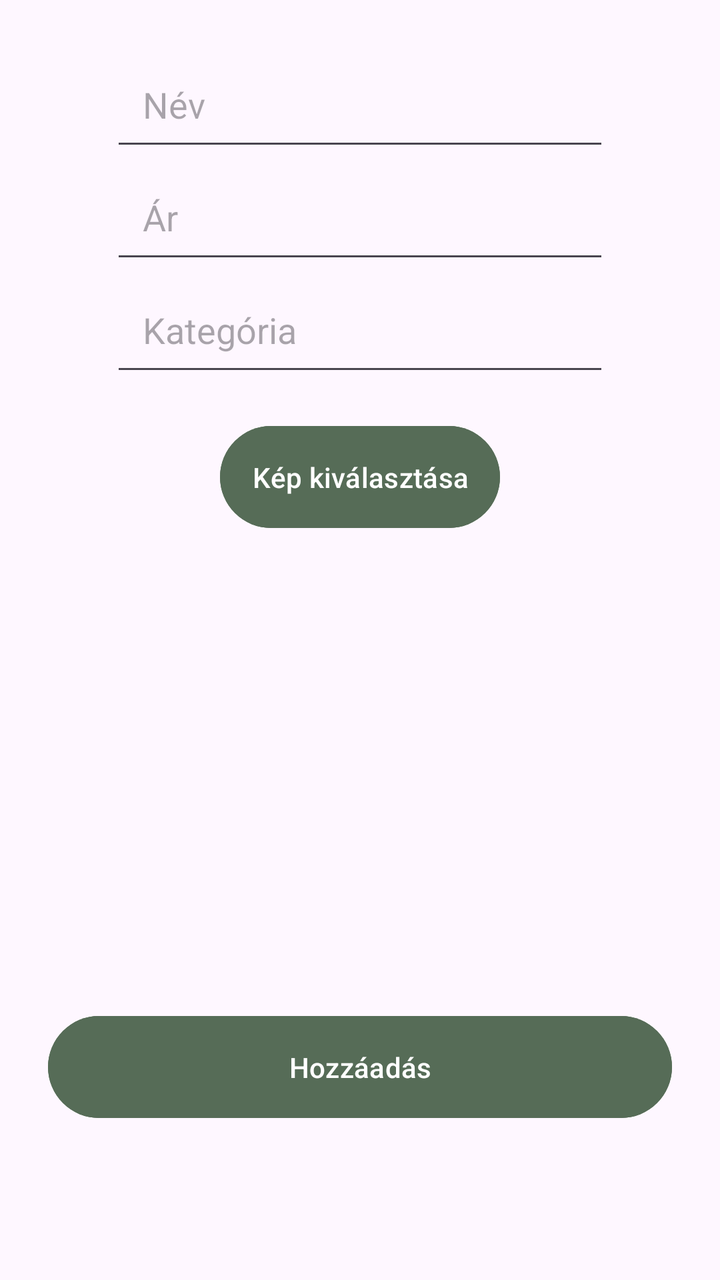
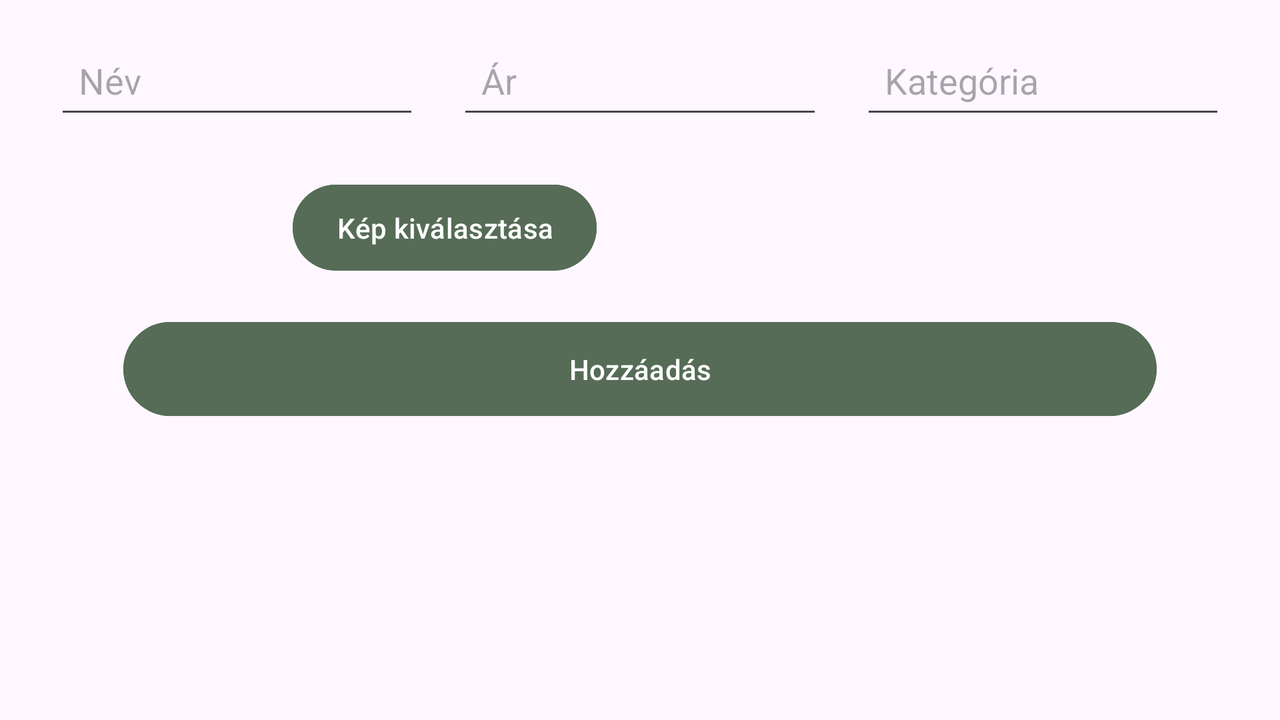

Two renders of one Android screen. The first uses the default layout on a phone; the second uses the alternative layout the repository ships for a different screen configuration, on a matching device. The two XML files are below.
<!-- AndroidManifest.xml: application theme Theme.FurnitureWebshop -->
<!-- res/layout/activity_add_furniture.xml -->
<?xml version="1.0" encoding="utf-8"?>
<androidx.constraintlayout.widget.ConstraintLayout xmlns:android="http://schemas.android.com/apk/res/android"
    xmlns:app="http://schemas.android.com/apk/res-auto"
    android:layout_width="match_parent"
    android:layout_height="match_parent"
    android:padding="24dp">

    <EditText
        android:id="@+id/nameEditText"
        android:layout_width="0dp"
        android:layout_height="wrap_content"
        android:hint="Név"
        android:inputType="text|textCapWords"
        android:importantForAccessibility="yes"
        android:padding="16dp"
        android:importantForAutofill="no"
        app:layout_constraintTop_toTopOf="parent"
        app:layout_constraintStart_toStartOf="parent"
        app:layout_constraintEnd_toEndOf="parent"
        app:layout_constraintWidth_percent="0.8" />

    <EditText
        android:id="@+id/priceEditText"
        android:layout_width="0dp"
        android:layout_height="wrap_content"
        android:hint="Ár"
        android:inputType="number"
        android:importantForAccessibility="yes"
        android:padding="16dp"
        android:importantForAutofill="no"
        app:layout_constraintTop_toBottomOf="@id/nameEditText"
        app:layout_constraintStart_toStartOf="parent"
        app:layout_constraintEnd_toEndOf="parent"
        app:layout_constraintWidth_percent="0.8" />

    <EditText
        android:id="@+id/categoryEditText"
        android:layout_width="0dp"
        android:layout_height="wrap_content"
        android:hint="Kategória"
        android:inputType="text|textCapWords"
        android:importantForAccessibility="yes"
        android:padding="16dp"
        android:importantForAutofill="no"
        app:layout_constraintTop_toBottomOf="@id/priceEditText"
        app:layout_constraintStart_toStartOf="parent"
        app:layout_constraintEnd_toEndOf="parent"
        app:layout_constraintWidth_percent="0.8" />

    <Button
        android:id="@+id/selectImageButton"
        android:layout_width="wrap_content"
        android:layout_height="wrap_content"
        android:text="Kép kiválasztása"
        android:contentDescription="Kép kiválasztása gomb"
        android:importantForAccessibility="yes"
        android:padding="16dp"
        android:backgroundTint="@color/colorAccent"
        app:layout_constraintTop_toBottomOf="@id/categoryEditText"
        app:layout_constraintStart_toStartOf="parent"
        app:layout_constraintEnd_toEndOf="parent"
        android:layout_marginTop="16dp" />

    <ImageView
        android:id="@+id/selectedImageView"
        android:layout_width="0dp"
        android:layout_height="200dp"
        android:scaleType="centerCrop"
        android:contentDescription="Kiválasztott kép előnézete"
        app:layout_constraintTop_toBottomOf="@id/selectImageButton"
        app:layout_constraintStart_toStartOf="parent"
        app:layout_constraintEnd_toEndOf="parent"
        android:layout_marginTop="16dp"
        app:layout_constraintWidth_percent="0.8" />

    <Button
        android:id="@+id/saveButton"
        android:layout_width="match_parent"
        android:layout_height="wrap_content"
        android:text="Hozzáadás"
        android:padding="16dp"
        android:backgroundTint="@color/colorAccent"
        android:contentDescription="Hozzáadás gomb"
        android:importantForAccessibility="yes"
        android:layout_marginTop="20dp"
        app:layout_constraintTop_toBottomOf="@id/selectedImageView"
        app:layout_constraintStart_toStartOf="parent"
        app:layout_constraintEnd_toEndOf="parent" />

</androidx.constraintlayout.widget.ConstraintLayout>
<!-- resources referenced by this layout -->
<resources>
  <color name="colorAccent">#566C57</color>
  <style name="Theme.FurnitureWebshop" parent="Base.Theme.FurnitureWebshop" />
  <style name="Base.Theme.FurnitureWebshop" parent="Theme.Material3.DayNight.NoActionBar">
      </style>
</resources>
<!-- res/layout-land/activity_add_furniture.xml (the repository's variant of the layout above) -->
<!-- drawn on the phone turned sideways -->
<?xml version="1.0" encoding="utf-8"?>
<ScrollView xmlns:android="http://schemas.android.com/apk/res/android"
    xmlns:app="http://schemas.android.com/apk/res-auto"
    android:layout_width="match_parent"
    android:layout_height="match_parent">

    <androidx.constraintlayout.widget.ConstraintLayout
        android:layout_width="match_parent"
        android:layout_height="wrap_content"
        android:padding="16dp">

        <EditText
            android:id="@+id/nameEditText"
            android:layout_width="0dp"
            android:layout_height="wrap_content"
            android:hint="Név"
            android:inputType="text|textCapWords"
            android:importantForAccessibility="yes"
            android:importantForAutofill="no"
            android:padding="12dp"
            app:layout_constraintTop_toTopOf="parent"
            app:layout_constraintStart_toStartOf="parent"
            app:layout_constraintEnd_toStartOf="@+id/priceEditText"
            app:layout_constraintWidth_percent="0.3" />

        <EditText
            android:id="@+id/priceEditText"
            android:layout_width="0dp"
            android:layout_height="wrap_content"
            android:hint="Ár"
            android:inputType="number"
            android:importantForAccessibility="yes"
            android:importantForAutofill="no"
            android:padding="12dp"
            app:layout_constraintTop_toTopOf="parent"
            app:layout_constraintStart_toEndOf="@id/nameEditText"
            app:layout_constraintEnd_toStartOf="@+id/categoryEditText"
            android:layout_marginStart="8dp"
            android:layout_marginEnd="8dp"
            app:layout_constraintWidth_percent="0.3" />

        <EditText
            android:id="@+id/categoryEditText"
            android:layout_width="0dp"
            android:layout_height="wrap_content"
            android:hint="Kategória"
            android:inputType="text|textCapWords"
            android:importantForAccessibility="yes"
            android:importantForAutofill="no"
            android:padding="12dp"
            app:layout_constraintTop_toTopOf="parent"
            app:layout_constraintStart_toEndOf="@id/priceEditText"
            app:layout_constraintEnd_toEndOf="parent"
            app:layout_constraintWidth_percent="0.3" />

        <Button
            android:id="@+id/selectImageButton"
            android:layout_width="0dp"
            android:layout_height="wrap_content"
            android:text="Kép kiválasztása"
            android:contentDescription="Kép kiválasztása gomb"
            android:importantForAccessibility="yes"
            android:padding="12dp"
            android:layout_marginTop="24dp"
            android:layout_marginEnd="4dp"
            android:backgroundTint="@color/colorAccent"
            app:layout_constraintTop_toBottomOf="@id/categoryEditText"
            app:layout_constraintStart_toStartOf="parent"
            app:layout_constraintEnd_toStartOf="@id/selectedImageView"
            app:layout_constraintWidth_percent="0.25" />

        <ImageView
            android:id="@+id/selectedImageView"
            android:layout_width="0dp"
            android:layout_height="0dp"
            android:scaleType="centerCrop"
            android:contentDescription="Kiválasztott kép előnézete"
            android:layout_marginTop="12dp"
            android:src="@drawable/image"
            app:layout_constraintTop_toBottomOf="@id/categoryEditText"
            app:layout_constraintStart_toEndOf="@id/selectImageButton"
            app:layout_constraintEnd_toEndOf="parent"
            app:layout_constraintWidth_percent="0.1"
            app:layout_constraintDimensionRatio="1:1" />


        <Button
            android:id="@+id/saveButton"
            android:layout_width="0dp"
            android:layout_height="wrap_content"
            android:text="Hozzáadás"
            android:padding="14dp"
            android:layout_marginTop="20dp"
            android:backgroundTint="@color/colorAccent"
            android:contentDescription="Hozzáadás gomb"
            android:importantForAccessibility="yes"
            app:layout_constraintTop_toBottomOf="@id/selectedImageView"
            app:layout_constraintStart_toStartOf="parent"
            app:layout_constraintEnd_toEndOf="parent"
            app:layout_constraintWidth_percent="0.85" />

    </androidx.constraintlayout.widget.ConstraintLayout>
</ScrollView>
